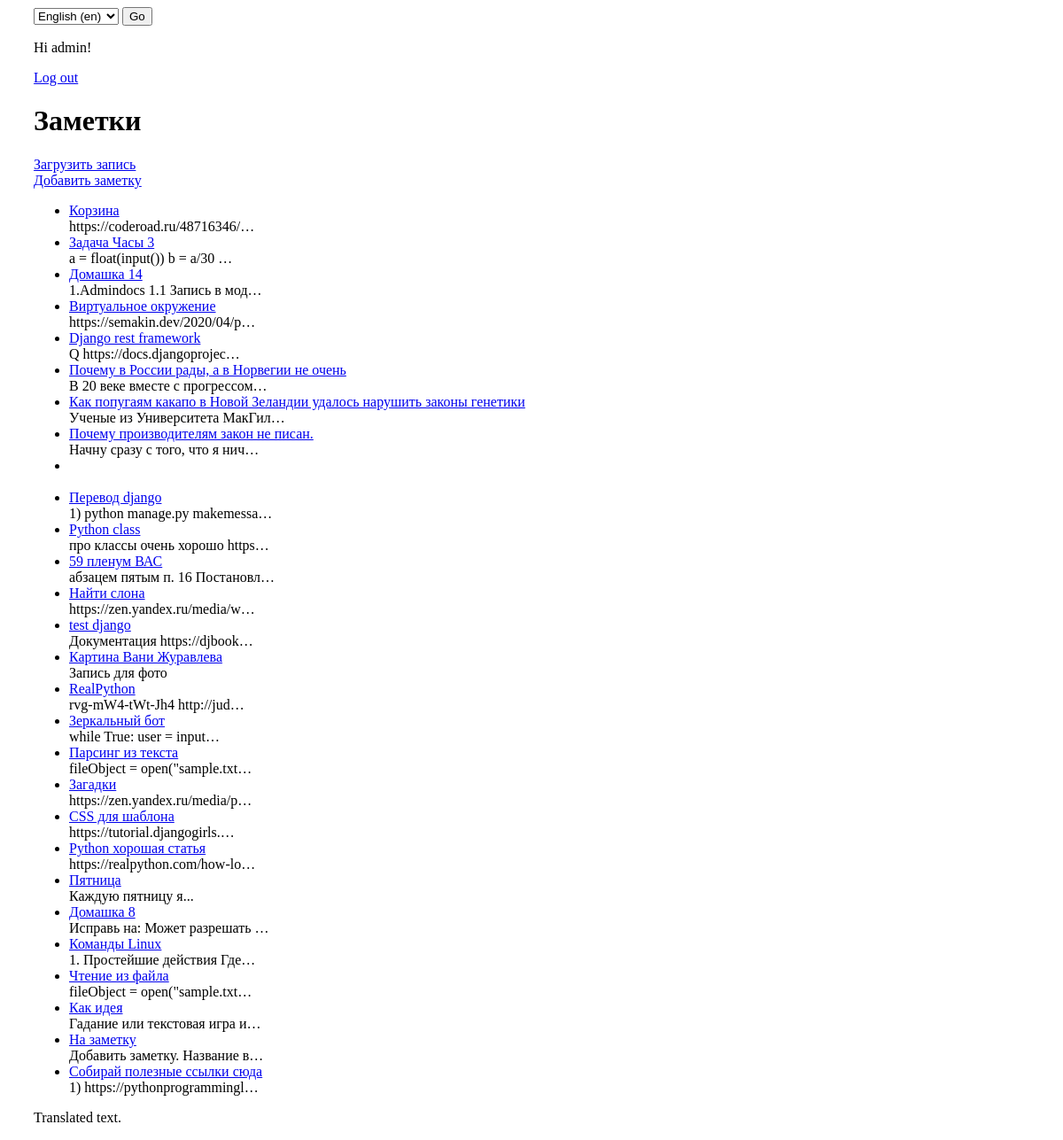
The app's page / (signed in) with its own data.
### app_news/models.py (models this page shows, shortened)
class News(models.Model):
    STATUS_CHOICES = (
    ('draft', 'Draft'),
    ('published', 'Published'),
    )
    title = models.CharField(max_length=1000, db_index=True, verbose_name=_('title'))
    text = models.TextField()
    author = models.CharField(max_length=200)
    date_publication = models.DateField(auto_now_add=True)
    date_updated = models.DateTimeField(auto_now=True)
    status = models.CharField(max_length=10, choices=STATUS_CHOICES, default='draft')
    tag = models.ManyToManyField('Tag', default=None, blank=True) #заменил null=True на blank=True
    class Meta:
        verbose_name = _('new')
        verbose_name_plural = _('news')
        permissions = (
            ('can_publish', 'Может публиковать'),
            ('can_edit', 'Может редактировать'),
            )

### app_news/views.py (the view)
# urls.py: path('', NewsListView.as_view(), name='news_list'),
class NewsListView(generic.ListView):
    model = News
    template_name = 'app_news/news_list.html'
    context_object_name = 'news_list'
    queryset = News.objects.order_by('-date_publication')

### app_news/templates/app_news/news_list.html (shortened to what this page needs)
{% extends 'app_news/base.html' %}
{% block content %}
{% load i18n %}
<html lang='en'>
<head>
{% load static %}
<link rel="stylesheet" href="{% static '/news/css/news.css' %}">
</head>
{% if user.is_authenticated %}
<p>Hi {{ user.username }}!</p>
<p><a href="{% url 'logout' %}">Log out</a></p>
{% else %}
<p>You are not logged in.</p>
<a href="{% url 'login' %}">Log In</a>
{% endif %}
<h1>Заметки</h1>
<a href="{% url 'uploads' %}">Загрузить запись</a>
<br><a href="{% url 'add_news' %}">Добавить заметку</a></br>
{% if news_list %}
<ul>
{% for news in news_list %}
<li><td align="left"><a href="/news/{{ news.id }}">{{ news.title }}</a></td>
    <br><td align="left">{{ news.text|truncatechars:30 }}</td></br>
</li>
{% endfor %}
</ul>
<p>{% trans 'Translated text.' %}</p>
{% else %}
<p>Новостей нет.</p>
{% endif %}
{% endblock %}

### static/news/css/news.css (style rules this page uses)
h1, h2, h3, h4 { font-family: 'Lobster', cursive; }

### records on screen
News: title "Корзина", text "https://coderoad.ru/48716346/…"
News: title "Задача Часы 3", text "a = float(input()) b = a/30 …"
News: title "Домашка 14", text "1.Admindocs 1.1 Запись в мод…"
News: title "Виртуальное окружение", text "https://semakin.dev/2020/04/p…"
News: title "Django rest framework", text "Q https://docs.djangoprojec…"
News: title "Почему в России рады, а в Норвегии не очень", text "В 20 веке вместе с прогрессом…"
News: title "Как попугаям какапо в Новой Зеландии удалось нарушить законы генетики", text "Ученые из Университета МакГил…"
News: title "Почему производителям закон не писан.", text "Начну сразу с того, что я нич…"
News: title "Перевод django", text "1) python manage.py makemessa…"
News: title "Python class", text "про классы очень хорошо https…"
News: title "59 пленум ВАС", text "абзацем пятым п. 16 Постановл…"
News: title "Найти слона", text "https://zen.yandex.ru/media/w…"
News: title "test django", text "Документация https://djbook…"
News: title "Картина Вани Журавлева", text "Запись для фото"
News: title "RealPython", text "rvg-mW4-tWt-Jh4 http://jud…"
News: title "Зеркальный бот", text "while True: user = input…"
News: title "Парсинг из текста", text "fileObject = open(\"sample.txt…"
News: title "Загадки", text "https://zen.yandex.ru/media/p…"
News: title "CSS для шаблона", text "https://tutorial.djangogirls.…"
News: title "Python хорошая статья", text "https://realpython.com/how-lo…"
News: title "Пятница", text "Каждую пятницу я..."
News: title "Домашка 8", text "Исправь на: Может разрешать …"
News: title "Команды Linux", text "1. Простейшие действия Где…"
News: title "Чтение из файла", text "fileObject = open(\"sample.txt…"
News: title "Как идея", text "Гадание или текстовая игра и…"
News: title "На заметку", text "Добавить заметку. Название в…"
News: title "Собирай полезные ссылки сюда", text "1) https://pythonprogrammingl…"

### other values on screen
{{ user.username }} "admin"
form field language "English (en)"
